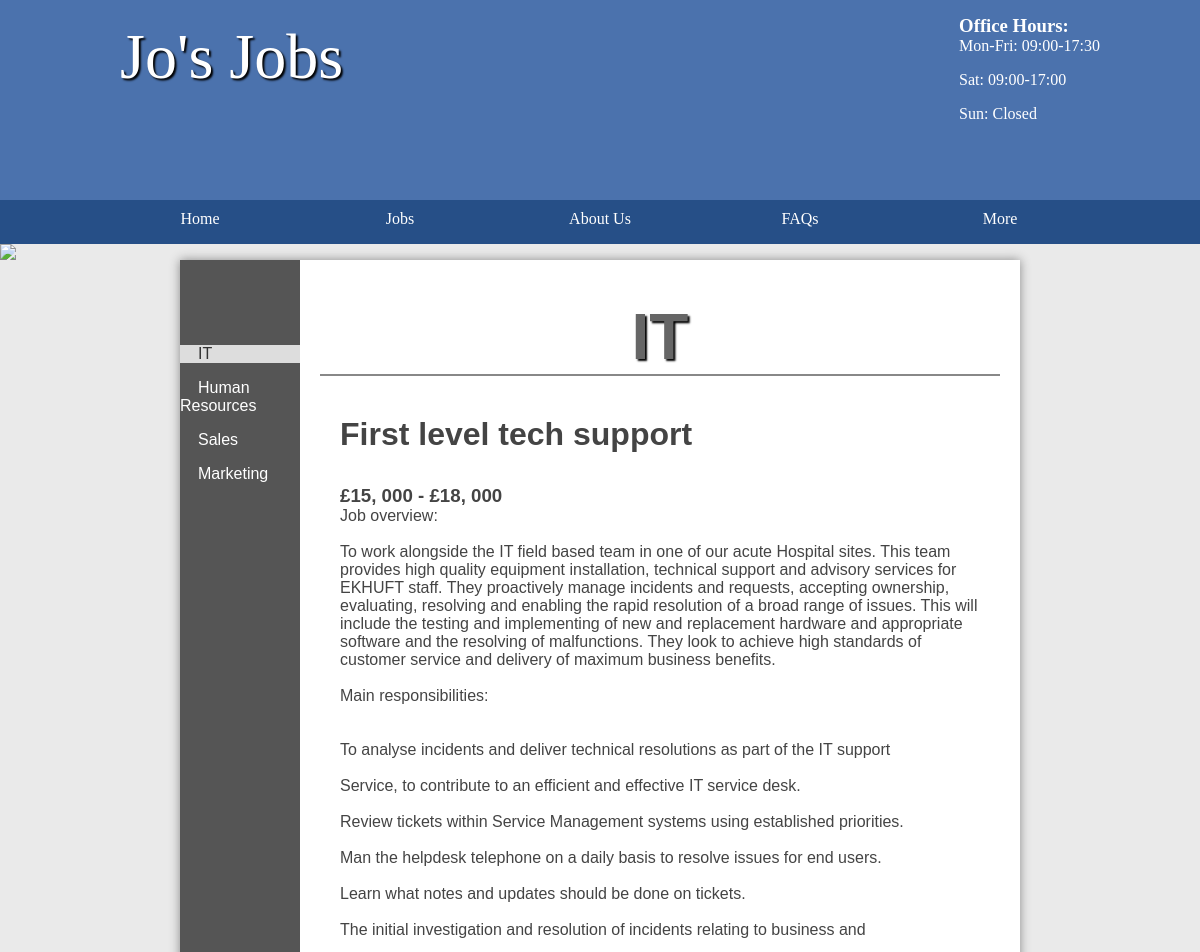
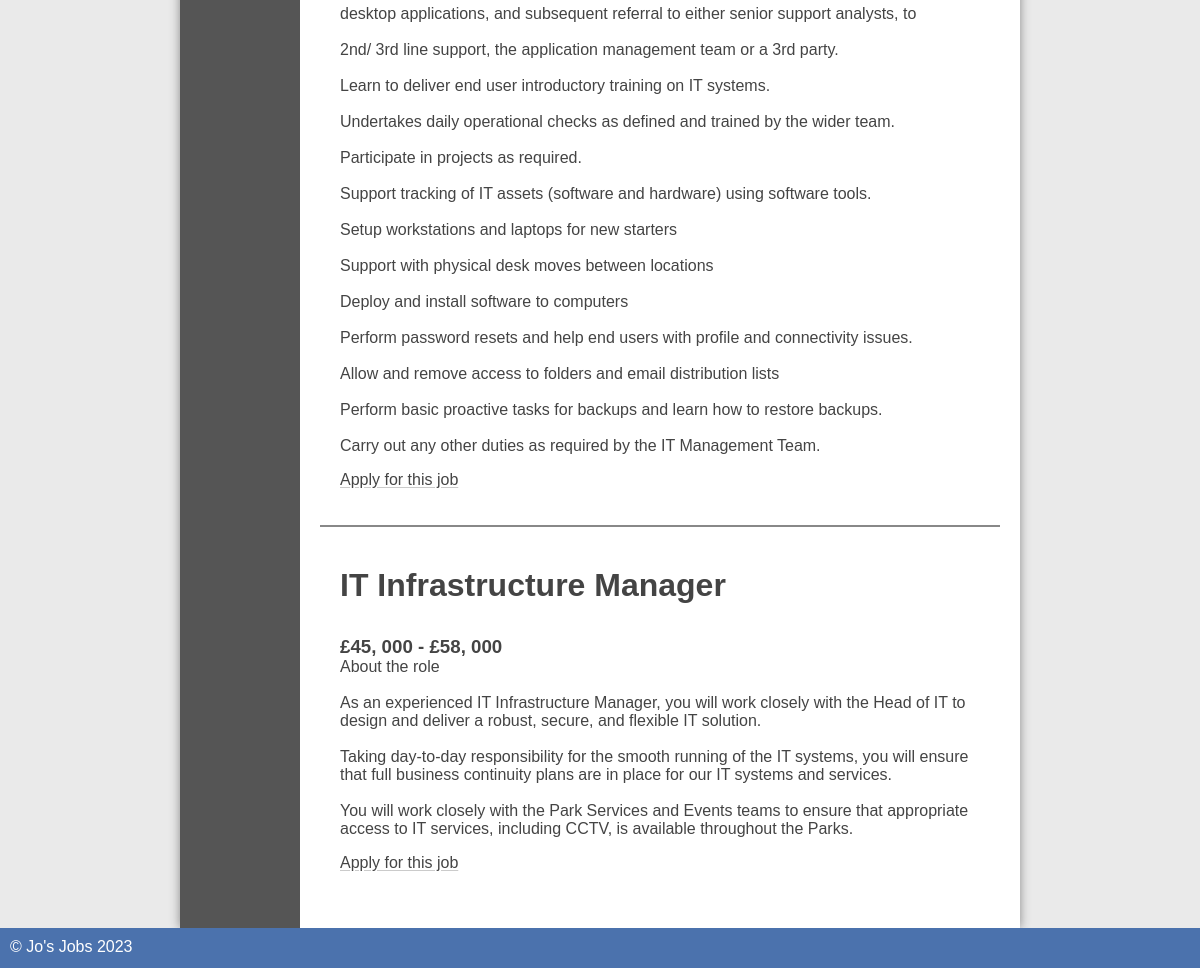
Page /jobs/public/jobs.php on the committed database (2 pictures, top to bottom).
### tables this page shows
CREATE TABLE `category` (
  `id` int(11) NOT NULL AUTO_INCREMENT,
  `name` varchar(45) DEFAULT NULL,
  PRIMARY KEY (`id`)
);

CREATE TABLE `job` (
  `id` int(11) NOT NULL AUTO_INCREMENT,
  `title` varchar(45) DEFAULT NULL,
  `description` longblob DEFAULT NULL,
  `salary` varchar(45) DEFAULT NULL,
  `closingDate` date DEFAULT NULL,
  `categoryId` int(11) DEFAULT NULL,
  `location` varchar(255) DEFAULT NULL,
  `archived` tinyint(1) DEFAULT 0,
  `accountId` int(11) DEFAULT NULL,
  PRIMARY KEY (`id`)
);

### jobs/classes/database.php (called while the page is built, shortened)
<?php
class Database extends stdClass {
    public function __construct($user = "student", $password = "student", $dbname = "job", $host = "mysql") {
        $this->pdo = new PDO("mysql:host=$host;dbname=$dbname", $user, $password);
    }
    public function __get($name) {
        return $this->$name;
    }
}

### jobs/utils/utils.php (called while the page is built, shortened)
<?php
$db = new Database($user = "student", $password = "student", $dbname = "job");
$page = new Page($db);

### jobs/classes/page.php (called while the page is built, shortened)
<?php
class Page {
    public $db;
    public function __construct(Database $db = null) {
        $this->db = $db ?? new Database();
    }
    public function createHead($title = "Home") {
        $this->categories = $this->db->category->selectAll();
        require (strpos($_SERVER['REQUEST_URI'], '/admin') === 0 ? '../../' : '../') . 'templates/top-section.html.php';
    }
}

### jobs/classes/table.php (called while the page is built, shortened)
<?php
class Table {
    private $pdo;
    private $table;
    public function __construct($pdoInstance, $table) {
        $this->pdo = $pdoInstance;
        $this->table = $table;
    }
    public function select(array|string $binds = [], array|string $items = '*') {
        return $this->selector($binds, $items)->fetch();
    }
    public function selectAll(array|string $binds = [], array|string $items = '*'): array {
        return $this->selector($binds, $items)->fetchAll();
    }
    private function combine($binds, $query, $keyword, $debugMode = false): string {
        if (is_string($binds))
            $query .= " $binds ";
        else if (!empty($binds)) {
            $query .= " $keyword ";
            foreach ($binds as $key => $value)
                $query .= is_int($key) ? " $value " : " $key = :$key ";
        }
        return $query;
    }
    private function bindAndExecute($binds, $query, $values = [], $keyword = 'WHERE', $debugMode = false) {
        $query = $this->combine($binds, $query, $keyword, $debugMode);
        $statement = $this->pdo->prepare($query);
        if (is_array($binds))
            foreach ($binds as $key => $value)
                if (!is_int($key))
                    $statement->bindValue($key, $value);
        $statement->execute();
        return $statement;
    }
    private function selector($binds, $items) {
        $query = "SELECT ";
        $query .= "$items FROM $this->table";
        $statement = $this->bindAndExecute($binds, $query);
        return $statement;
    }
}

### jobs/public/jobs.php (the view, shortened to what this page needs)
<?php
require_once "../utils/utils.php";
$jobId = $_GET['jobId'] ?? $_POST['jobId'] ?? null;
$job = null;
$category = null;
if (!$job && !$category) {
    $category = $db->category->select();
}
$categoryName = $category['name'] ?? null;
$categoryId = $category['id'] ?? null;
$page->createHead("$categoryName Jobs");
?>
<main class="sidebar">
    <section class="left">
        <ul>
            <?php foreach ($page->categories as $cat) { ?>
                <li <?= $category && $cat['id'] == $categoryId ? 'class="current"' : '' ?>>
                    <a href="?categoryId=<?= $cat['id'] ?>"><?= $cat['name'] ?></a>
                </li>
            <?php } ?>
        </ul>
    </section>
    <section class="right">
        <h1><?= $categoryName ?></h1>
        <ul class="listing">
            <?php
            $jobs = $db->job->selectAll(['categoryId' => $categoryId, 'AND', 'archived' => 0, 'AND', 'closingDate > ', (new DateTime())->format('Y-m-d')]);
            if (!$jobs)
                echo '<p>No unexpired jobs in this category yet.</p>';
            else {
                if ($job) { ?>
                <?php }
                foreach ($jobs as $job) { ?>
                    <?php if ($job['id'] != $jobId) { ?>
                        <li>
                            <div class="details">
                                <h2><?= $job['title'] ?></h2>
                                <h3><?= $job['salary'] ?></h3>
                                <p><?= nl2br($job['description']) ?></p>
                                <a class="more" href="/apply.php?jobId=<?= $job['id'] ?>">Apply for this job</a>
                            </div>
                        </li>
                    <?php } ?>
                <?php } ?>
            <?php } ?>
        </ul>
    </section>
</main>
<?php include '../templates/footer.html.php'; ?>

### jobs/public/styles.css (style rules this page uses)
* { margin: 0; padding: 0; box-sizing: border-box; }
html { font-family: 'Oxygen-Regular', verdana, sans-serif; }
main :is(section.left h3, ul) { margin-left: 3em; margin-left: 10%; margin: 0; }
main :is(section.left h3, ul > li > a) { padding-left: 15%; padding-top: 4px; padding-bottom: 4px; }
main a { color: #333; }
h1 { font-size: 4em; color: white; text-align: center; padding-top: 20px; text-shadow: 2px 2px 2px #000; }
main { min-height: 50vh; background-color: #fff; width: 70vw; display: table; margin: auto; box-shadow: 0px 0px 10px #888; color: #444; }
main h2 { font-size: 2em; margin-top: 20px; }
p, li, h2 { margin-bottom: 1em; }
.left ul { list-style-type: none }
section a { color: #444; }
.stock, .sidebar { display: table; }
.stock>ul, .sidebar .left { width: 10vw; list-style-type: none; display: table-cell; background-color: #555; margin: 0; }
.stock .products, .sidebar .right { display: table-cell; padding: 20px; }
.stock>ul a, .sidebar .left :is(h3, a) { text-decoration: none; }
.stock>ul a, .sidebar .left :is(h3, a:not(.current)) { color: white; }
.listing li { border-top: 2px solid #888; padding: 20px; overflow: auto; }
.current { background-color: #ddd; color: #333; display: block; }
.current a { color: #333 !important; }
.right { padding: 20px; }
main h1 { color: #666; }
:is(section a, .link) { text-decoration: underline #44444447; text-underline-offset: 2px; transition: text-decoration-color, color 0.2s; }

### rows in the picture
category: name "IT"
category: name "Human Resources"
category: name "Sales"
category: name "Marketing"
job: title "First level tech support", salary "£15, 000 - £18, 000", description "Job overview: To work alongside the IT field based team in one of our acute Hospital sites. This team provides high quality equipment installation, technical support and advisory services for EKHUFT staff. They proactively manage incidents and requests, accepting ownership, evaluating, resolving and enabling the rapid resolution of a broad range of issues. This will include the testing and implementing of new and replacement hardware and appropriate software and the resolving of malfunctions. They look to achieve high standards of customer service and delivery of maximum business benefits. Main responsibilities: To analyse incidents and deliver technical resolutions as part of the IT…"
job: title "IT Infrastructure Manager", salary "£45, 000 - £58, 000", description "About the role As an experienced IT Infrastructure Manager, you will work closely with the Head of IT to design and deliver a robust, secure, and flexible IT solution. Taking day-to-day responsibility for the smooth running of the IT systems, you will ensure that full business continuity plans are in place for our IT systems and services. You will work closely with the Park Services and Events teams to ensure that appropriate access to IT services, including CCTV, is available throughout the Parks."
